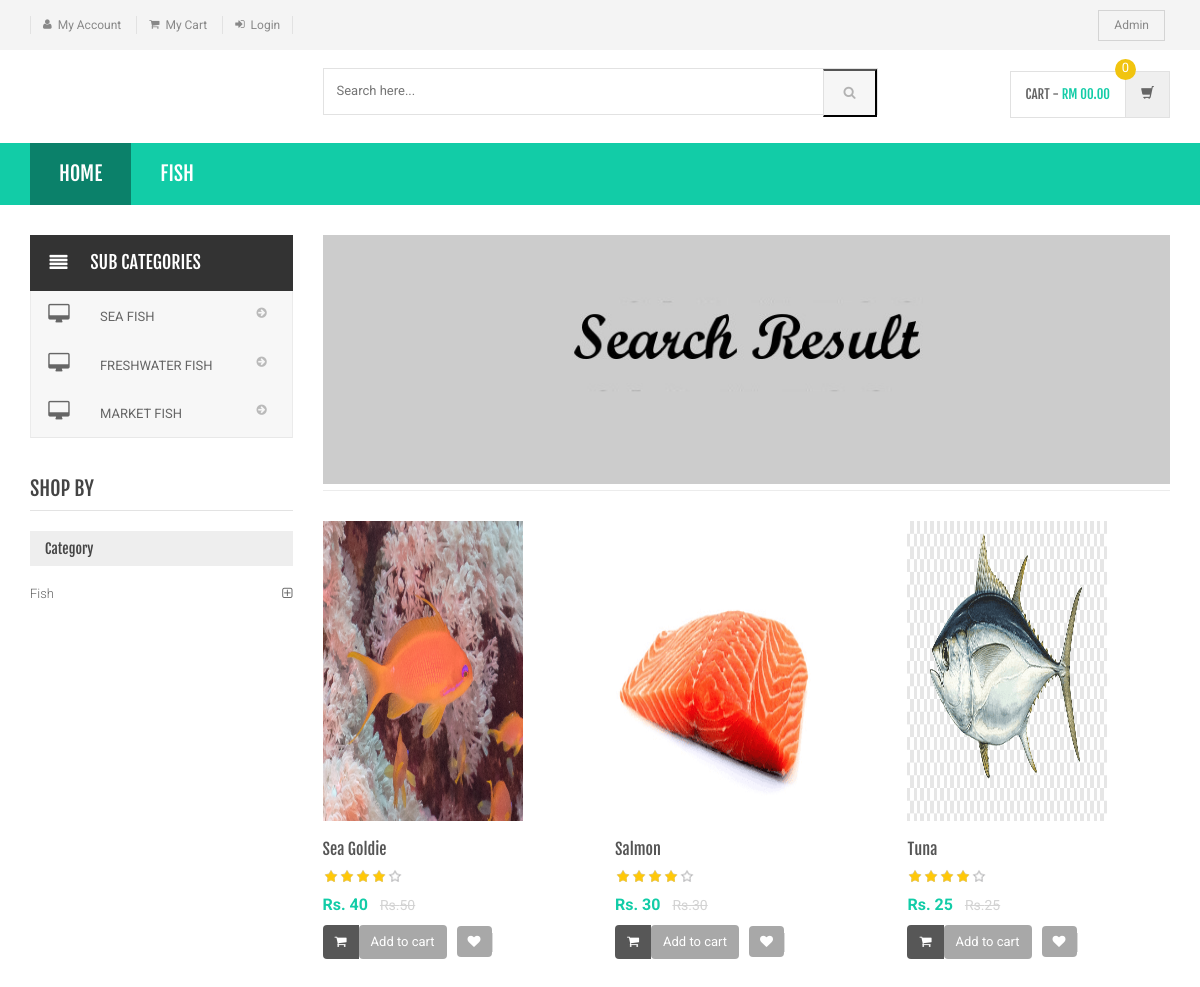
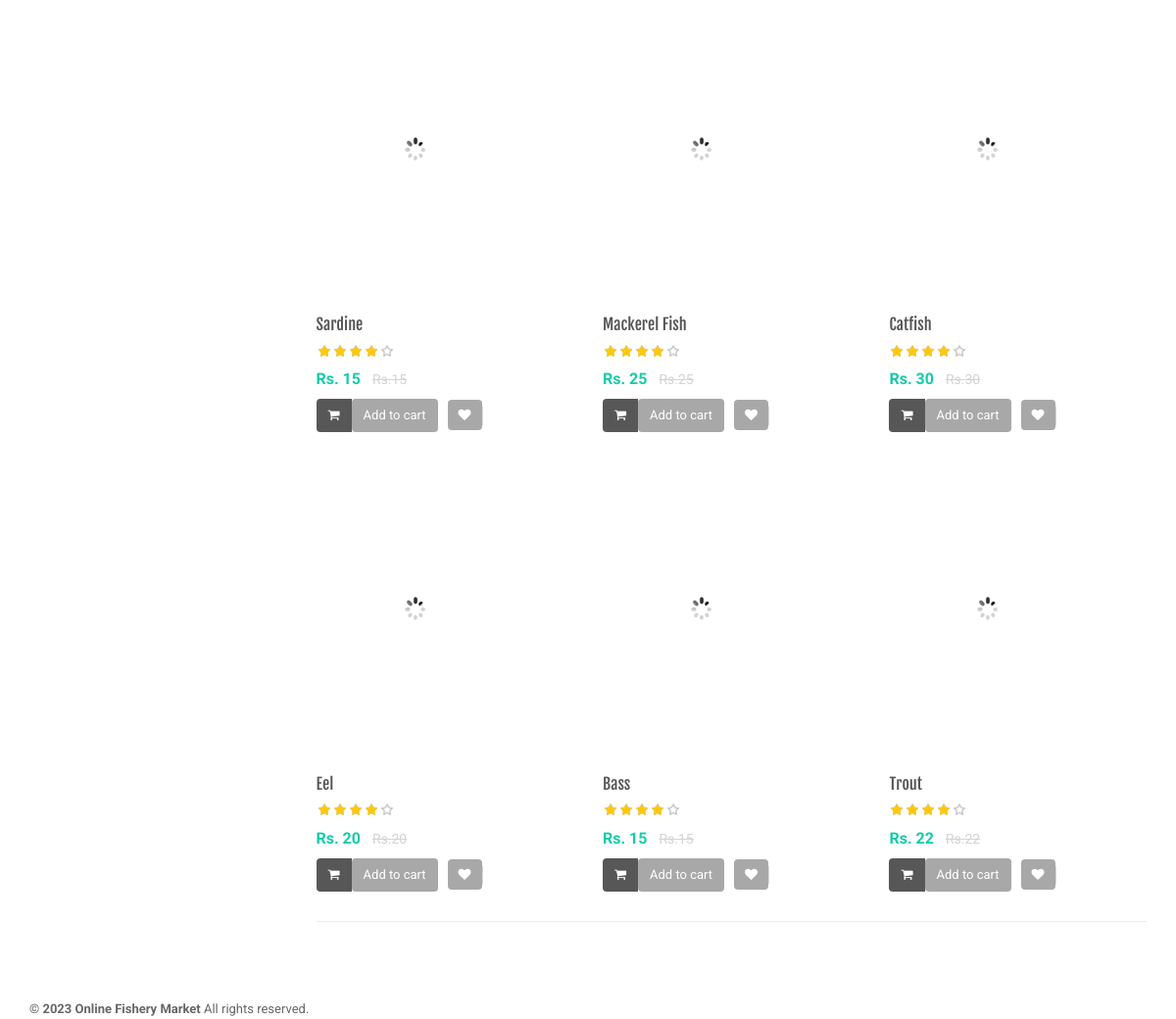
Screenshot of /search-result.php with the database file from the repository (2 pictures, top to bottom).
### tables this page shows
CREATE TABLE `category` (
  `id` int(11) NOT NULL,
  `categoryName` varchar(255) DEFAULT NULL,
  `categoryDescription` longtext DEFAULT NULL,
  `creationDate` timestamp NOT NULL DEFAULT current_timestamp(),
  `updationDate` varchar(255) DEFAULT NULL
);

CREATE TABLE `subcategory` (
  `id` int(11) NOT NULL,
  `categoryid` int(11) DEFAULT NULL,
  `subcategory` varchar(255) DEFAULT NULL,
  `creationDate` timestamp NULL DEFAULT current_timestamp(),
  `updationDate` varchar(255) DEFAULT NULL
);

CREATE TABLE `products` (
  `id` int(11) NOT NULL,
  `category` int(11) NOT NULL,
  `subCategory` int(11) DEFAULT NULL,
  `productName` varchar(255) DEFAULT NULL,
  `productCompany` varchar(255) DEFAULT NULL,
  `productPrice` int(11) DEFAULT NULL,
  `productPriceBeforeDiscount` int(11) DEFAULT NULL,
  `productDescription` longtext DEFAULT NULL,
  `productImage1` varchar(255) DEFAULT NULL,
  `productImage2` varchar(255) DEFAULT NULL,
  `productImage3` varchar(255) DEFAULT NULL,
  `shippingCharge` int(11) DEFAULT NULL,
  `productAvailability` varchar(255) DEFAULT NULL,
  `postingDate` timestamp NULL DEFAULT current_timestamp(),
  `updationDate` varchar(255) DEFAULT NULL
);

### search-result.php (the view, shortened to what this page needs)
<?php
include('includes/config.php');
$find="%{$_POST['product']}%";
?>
<!DOCTYPE html>
<html lang="en">
	<head>
	    <link rel="stylesheet" href="assets/css/bootstrap.min.css">
	    <link rel="stylesheet" href="assets/css/main.css">
	    <link rel="stylesheet" href="assets/css/green.css">
	    <link rel="stylesheet" href="assets/css/owl.carousel.css">
		<link rel="stylesheet" href="assets/css/owl.transitions.css">
		<link href="assets/css/lightbox.css" rel="stylesheet">
		<link rel="stylesheet" href="assets/css/animate.min.css">
		<link rel="stylesheet" href="assets/css/rateit.css">
		<link rel="stylesheet" href="assets/css/bootstrap-select.min.css">
		<link rel="stylesheet" href="assets/css/config.css">
		<link href="assets/css/green.css" rel="alternate stylesheet" title="Green color">
		<link href="assets/css/blue.css" rel="alternate stylesheet" title="Blue color">
		<link href="assets/css/red.css" rel="alternate stylesheet" title="Red color">
		<link href="assets/css/orange.css" rel="alternate stylesheet" title="Orange color">
		<link href="assets/css/dark-green.css" rel="alternate stylesheet" title="Darkgreen color">
		<link rel="stylesheet" href="assets/css/font-awesome.min.css">
	</head>
    <body class="cnt-home">
<header class="header-style-1">
<?php include('includes/top-header.php');?>
<?php include('includes/main-header.php');?>
<?php include('includes/menu-bar.php');?>
</header>
<div class="body-content outer-top-xs">
	<div class='container'>
		<div class='row outer-bottom-sm'>
			<div class='col-md-3 sidebar'>
<div class="side-menu animate-dropdown outer-bottom-xs">
<div class="side-menu animate-dropdown outer-bottom-xs">
    <div class="head"><i class="icon fa fa-align-justify fa-fw"></i>Sub Categories</div>
    <nav class="yamm megamenu-horizontal" role="navigation">
        <ul class="nav">
            <li class="dropdown menu-item">
              <?php $sql=mysqli_query($con,"select id,subcategory  from subcategory");
while($row=mysqli_fetch_array($sql))
{
    ?>
                <a href="sub-category.php?scid=<?php echo $row['id'];?>" class="dropdown-toggle"><i class="icon fa fa-desktop fa-fw"></i>
                <?php echo $row['subcategory'];?></a>
                <?php }?>
</li>
</ul>
    </nav>
</div>
</div>
	            <div class="sidebar-module-container">
	            	<h3 class="section-title">shop by</h3>
	            	<div class="sidebar-filter">
<div class="sidebar-widget wow fadeInUp outer-bottom-xs ">
	<div class="widget-header m-t-20">
		<h4 class="widget-title">Category</h4>
	</div>
	<div class="sidebar-widget-body m-t-10">
	         <?php $sql=mysqli_query($con,"select id,categoryName  from category");
while($row=mysqli_fetch_array($sql))
{
    ?>
		<div class="accordion">
	    	<div class="accordion-group">
	            <div class="accordion-heading">
	                <a href="category.php?cid=<?php echo $row['id'];?>"  class="accordion-toggle collapsed">
	                   <?php echo $row['categoryName'];?>
	                </a>
	            </div>
	        </div>
	    </div>
	    <?php } ?>
	</div>
</div>
	            	</div>
	            </div>
            </div>
			<div class='col-md-9'>
	<div id="category" class="category-carousel hidden-xs">
		<div class="item">
			<div class="image">
				<img src="assets/images/banners/cat-banner-3.jpg" alt="" class="img-responsive">
			</div>
		</div>
</div>
				<div class="search-result-container">
					<div id="myTabContent" class="tab-content">
						<div class="tab-pane active " id="grid-container">
							<div class="category-product  inner-top-vs">
								<div class="row">
			<?php
$ret=mysqli_query($con,"select * from products where productName like '$find'");
$num=mysqli_num_rows($ret);
if($num>0)
{
while ($row=mysqli_fetch_array($ret))
{?>
		<div class="col-sm-6 col-md-4 wow fadeInUp">
			<div class="products">
	<div class="product">
		<div class="product-image">
			<div class="image">
				<a href="product-details.php?pid=<?php echo htmlentities($row['id']);?>"><img  src="assets/images/blank.gif" data-echo="admin/productimages/<?php echo htmlentities($row['id']);?>/<?php echo htmlentities($row['productImage1']);?>" alt="" width="200" height="300"></a>
			</div>
		</div>
		<div class="product-info text-left">
			<h3 class="name"><a href="product-details.php?pid=<?php echo htmlentities($row['id']);?>"><?php echo htmlentities($row['productName']);?></a></h3>
			<div class="rating rateit-small"></div>
			<div class="product-price">
				<span class="price">
					Rs. <?php echo htmlentities($row['productPrice']);?>			</span>
										     <span class="price-before-discount">Rs.<?php echo htmlentities($row['productPriceBeforeDiscount']);?></span>
			</div>
		</div>
					<div class="cart clearfix animate-effect">
				<div class="action">
					<ul class="list-unstyled">
						<li class="add-cart-button btn-group">
							<button class="btn btn-primary icon" data-toggle="dropdown" type="button">
								<i class="fa fa-shopping-cart"></i>
							</button>
							<a href="category.php?page=product&action=add&id=<?php echo $row['id']; ?>">
							<button class="btn btn-primary" type="button">Add to cart</button></a>
						</li>
		                <li class="lnk wishlist">
							<a class="add-to-cart" href="category.php?pid=<?php echo htmlentities($row['id'])?>&&action=wishlist" title="Wishlist">
								 <i class="icon fa fa-heart"></i>
							</a>
						</li>
					</ul>
				</div>
			</div>
			</div>
			</div>
		</div>
	  <?php } } else {?>
		<div class="col-sm-6 col-md-4 wow fadeInUp"> <h3>No Product Found</h3>
		</div>
<?php } ?>
										</div>
							</div>
						</div>
				</div>
			</div>
		</div></div>
</div>
</div>
<?php include('includes/footer.php');?>
</body>
</html>

### includes/top-header.php (shortened to what this page needs)
<div class="top-bar animate-dropdown">
	<div class="container">
		<div class="header-top-inner">
			<div class="cnt-account">
				<ul class="list-unstyled">
					<li><a href="my-account.php"><i class="icon fa fa-user"></i>My Account</a></li>
					<li><a href="my-cart.php"><i class="icon fa fa-shopping-cart"></i>My Cart</a></li>
					<?php if(strlen($_SESSION['login'])==0)
						{   ?>
						<li><a href="login.php"><i class="icon fa fa-sign-in"></i>Login</a></li>
						<?php }
						else{ ?>
						<li><a href="logout.php"><i class="icon fa fa-sign-out"></i>Logout</a></li>
					<?php } ?>
				</ul>
			</div>
			<?php if(strlen($_SESSION['login'])==0)
				{   ?>
			<div class="cnt-block">
					<ul class="list-unstyled list-inline">
						<li class="dropdown dropdown-small">
							<a href="admin/index.php" class="dropdown-toggle" ><span class="key">Admin</b></a>
						</li>
					</ul>
				</div>
				<?php } ?>
			<div class="clearfix"></div>
		</div>
	</div>
</div>

### includes/main-header.php (shortened to what this page needs)
	<div class="main-header">
		<div class="container">
			<div class="row">
				<div class="col-xs-12 col-sm-12 col-md-3 logo-holder">
</div>
<div class="col-xs-12 col-sm-12 col-md-6 top-search-holder">
<div class="search-area">
    <form name="search" method="post" action="search-result.php">
        <div class="control-group">
            <input class="search-field" placeholder="Search here..." name="product" required="required" />
            <button class="search-button" type="submit" name="search"></button>
        </div>
    </form>
</div>
				</div>
				<div class="col-xs-12 col-sm-12 col-md-3 animate-dropdown top-cart-row">
<?php
if(!empty($_SESSION['cart'])){
	?>
	<div class="dropdown dropdown-cart">
		<a href="#" class="dropdown-toggle lnk-cart" data-toggle="dropdown">
			<div class="items-cart-inner">
				<div class="total-price-basket">
					<span class="lbl">cart -</span>
					<span class="total-price">
						<span class="sign">RM</span>
						<span class="value"><?php echo $_SESSION['tp']; ?></span>
					</span>
				</div>
				<div class="basket">
					<i class="glyphicon glyphicon-shopping-cart"></i>
				</div>
				<div class="basket-item-count"><span class="count"><?php echo $_SESSION['qnty'];?></span></div>
		    </div>
		</a>
		<ul class="dropdown-menu">
		 <?php
    $sql = "SELECT * FROM products WHERE id IN(";
			foreach($_SESSION['cart'] as $id => $value){
			$sql .=$id. ",";
			}
			$sql=substr($sql,0,-1) . ") ORDER BY id ASC";
			$query = mysqli_query($con,$sql);
			$totalprice=0;
			$totalqunty=0;
			if(!empty($query)){
			while($row = mysqli_fetch_array($query)){
				$quantity=$_SESSION['cart'][$row['id']]['quantity'];
				$subtotal= $_SESSION['cart'][$row['id']]['quantity']*$row['productPrice']+$row['shippingCharge'];
				$totalprice += $subtotal;
				$_SESSION['qnty']=$totalqunty+=$quantity;
	?>
			<li>
				<div class="cart-item product-summary">
					<div class="row">
						<div class="col-xs-4">
							<div class="image">
								<a href="product-details.php?pid=<?php echo $row['id'];?>"><img  src="admin/productimages/<?php echo $row['id'];?>/<?php echo $row['productImage1'];?>" width="35" height="50" alt=""></a>
							</div>
						</div>
						<div class="col-xs-7">
							<h3 class="name"><a href="index.php?page-detail"><?php echo $row['productName']; ?></a></h3>
							<div class="price">RM <?php echo ($row['productPrice']+$row['shippingCharge']); ?>*<?php echo $_SESSION['cart'][$row['id']]['quantity']; ?></div>
						</div>
					</div>
				</div>
				<?php } }?>
				<div class="clearfix"></div>
			<hr>
			<div class="clearfix cart-total">
				<div class="pull-right">
						<span class="text">Total :</span><span class='price'>RM 	<?php echo $_SESSION['tp']="$totalprice". ".00"; ?></span>
				</div>
				<div class="clearfix"></div>
				<a href="my-cart.php" class="btn btn-upper btn-primary btn-block m-t-20">My Cart</a>
			</div>
		</li>
		</ul>
	</div>
<?php } else { ?>
<div class="dropdown dropdown-cart">
		<a href="#" class="dropdown-toggle lnk-cart" data-toggle="dropdown">
			<div class="items-cart-inner">
				<div class="total-price-basket">
					<span class="lbl">cart -</span>
					<span class="total-price">
						<span class="sign">RM</span>
						<span class="value">00.00</span>
					</span>
				</div>
				<div class="basket">
					<i class="glyphicon glyphicon-shopping-cart"></i>
				</div>
				<div class="basket-item-count"><span class="count">0</span></div>
		    </div>
		</a>
	</div>
	<?php }?>
				</div>
			</div>
		</div>
	</div>

### includes/menu-bar.php (shortened to what this page needs)
<div class="header-nav animate-dropdown">
    <div class="container">
        <div class="yamm navbar navbar-default" role="navigation">
            <div class="nav-bg-class">
                <div class="navbar-collapse collapse" id="mc-horizontal-menu-collapse">
	<div class="nav-outer">
		<ul class="nav navbar-nav">
			<li class="active dropdown yamm-fw">
				<a href="index.php" data-hover="dropdown" class="dropdown-toggle">Home</a>
			</li>
              <?php $sql=mysqli_query($con,"select id,categoryName  from category limit 6");
while($row=mysqli_fetch_array($sql))
{
    ?>
			<li class="dropdown yamm">
				<a href="category.php?cid=<?php echo $row['id'];?>"> <?php echo $row['categoryName'];?></a>
			</li>
			<?php } ?>
		</ul>
		<div class="clearfix"></div>
	</div>
</div>
            </div>
        </div>
    </div>
</div>

### css/admin/include/footer.php
<div class="footer">
	<div class="container">
		<b class="copyright">&copy; 2023 Online Fishery Market  </b> All rights reserved.
	</div>
</div>

### assets/css/green.css (style rules this page uses)
body { background-color:#fff; color:#666; }
h1, h2, h3, h4, h5, h6 { color:#444; }
a, a:visited { color:#C1392B; }

### assets/css/lightbox.css (style rules this page uses)
body:after { content: url(../images/close.png) url(../images/loading.gif) url(../images/prev.png) url(../images/next.png); display: none; }

### assets/css/rateit.css (style rules this page uses)
.rateit { display: -moz-inline-box; display: inline-block; position: relative; -webkit-user-select: none; -khtml-user-select: none; -moz-user-select: none; -o-user-select: none; -ms-user-select: none; user-select: none; -webkit-touch-callout: none; }

### assets/css/blue.css (style rules this page uses)
a { color: #3498db; }
.top-cart-row .dropdown-cart .lnk-cart .items-cart-inner .total-price-basket .total-price { color: #3498db; }
.header-style-1 .header-nav { background: #3498db; }
.cnt-home .header-style-1 .header-nav .navbar .navbar-nav > li.active { background: #1d6ca1; }
.product .product-info .product-price .price { color: #3498db; }
.sidebar .sidebar-module-container .sidebar-widget .sidebar-widget-body .accordion .accordion-group .accordion-heading .accordion-toggle, .sidebar .sidebar-module-container .sidebar-widget .sidebar-widget-body .accordion .accordion-group .accordion-heading .accordion-toggle:hover, .sidebar .sidebar-module-container .sidebar-widget .sidebar-widget-body .accordion .accordion-group .accordion-heading .accordion-toggle:focus, .sidebar .sidebar-module-container .sidebar-widget .sidebar-widget-body .accordion .accordion-group .accordion-heading .accordion-toggle:after { color: #3498db; }

### assets/css/red.css (style rules this page uses)
a { color: #ff6c6c; }
.top-cart-row .dropdown-cart .lnk-cart .items-cart-inner .total-price-basket .total-price { color: #ff6c6c; }
.header-style-1 .header-nav { background: #ff6c6c; }
.cnt-home .header-style-1 .header-nav .navbar .navbar-nav > li.active { background: #ff1a1a; }
.product .product-info .product-price .price { color: #ff6c6c; }
.sidebar .sidebar-module-container .sidebar-widget .sidebar-widget-body .accordion .accordion-group .accordion-heading .accordion-toggle, .sidebar .sidebar-module-container .sidebar-widget .sidebar-widget-body .accordion .accordion-group .accordion-heading .accordion-toggle:hover, .sidebar .sidebar-module-container .sidebar-widget .sidebar-widget-body .accordion .accordion-group .accordion-heading .accordion-toggle:focus, .sidebar .sidebar-module-container .sidebar-widget .sidebar-widget-body .accordion .accordion-group .accordion-heading .accordion-toggle:after { color: #ff6c6c; }

### assets/css/orange.css (style rules this page uses)
a { color: #f39c12; }
.top-cart-row .dropdown-cart .lnk-cart .items-cart-inner .total-price-basket .total-price { color: #f39c12; }
.header-style-1 .header-nav { background: #f39c12; }
.cnt-home .header-style-1 .header-nav .navbar .navbar-nav > li.active { background: #ab6c09; }
.product .product-info .product-price .price { color: #f39c12; }
.sidebar .sidebar-module-container .sidebar-widget .sidebar-widget-body .accordion .accordion-group .accordion-heading .accordion-toggle, .sidebar .sidebar-module-container .sidebar-widget .sidebar-widget-body .accordion .accordion-group .accordion-heading .accordion-toggle:hover, .sidebar .sidebar-module-container .sidebar-widget .sidebar-widget-body .accordion .accordion-group .accordion-heading .accordion-toggle:focus, .sidebar .sidebar-module-container .sidebar-widget .sidebar-widget-body .accordion .accordion-group .accordion-heading .accordion-toggle:after { color: #f39c12; }

### assets/css/dark-green.css (style rules this page uses)
body { background-color:#fff; color:#666; }
h1, h2, h3, h4, h5, h6 { color:#444; }
a, a:visited { color:#C1392B; }

### rows the page displays
category: categoryName "FISH", categoryName "Fish"
subcategory: subcategory "SEA FISH"
subcategory: subcategory "FRESHWATER FISH"
subcategory: subcategory "MARKET FISH"
products: productImage1 (picture), productName "Sea Goldie", productPrice "40", productPriceBeforeDiscount "50"
products: productImage1 (picture), productName "Salmon", productPrice "30", productPriceBeforeDiscount "30"
products: productImage1 (picture), productName "Tuna", productPrice "25", productPriceBeforeDiscount "25"
products: productName "Sardine", productPrice "15", productPriceBeforeDiscount "15"
products: productName "Mackerel Fish", productPrice "25", productPriceBeforeDiscount "25"
products: productName "Catfish", productPrice "30", productPriceBeforeDiscount "30"
products: productName "Eel", productPrice "20", productPriceBeforeDiscount "20"
products: productName "Bass", productPrice "15", productPriceBeforeDiscount "15"
products: productName "Trout", productPrice "22", productPriceBeforeDiscount "22"
